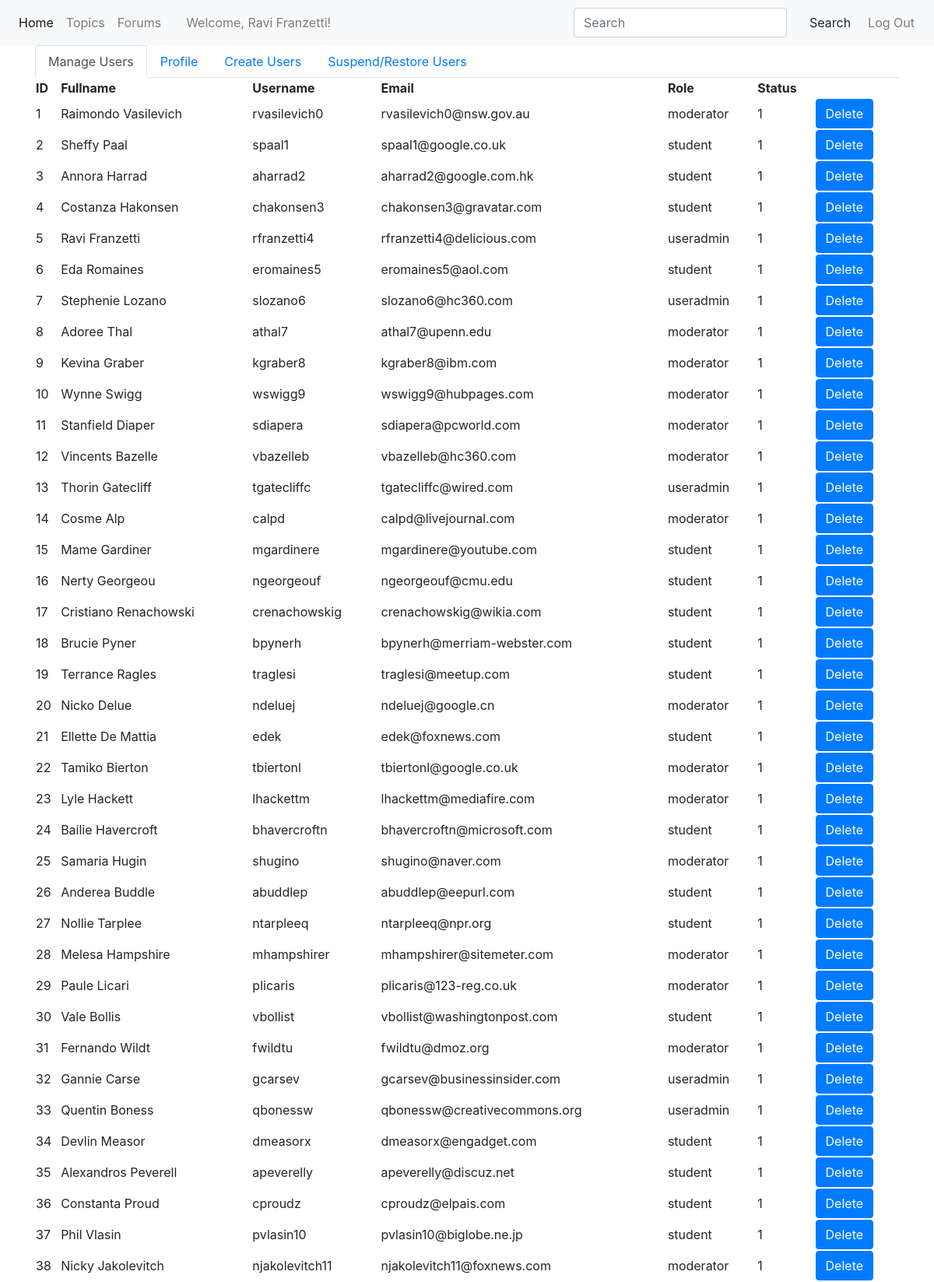
Page /userAdmin.php (signed in, upper part) on the committed database.
### tables this page shows
create table USERS (
	id INT NOT NULL AUTO_INCREMENT,
	fullname VARCHAR(50),
	username VARCHAR(50),
	email VARCHAR(50),
	password VARCHAR(50),
	role VARCHAR(9),
	status BIT(1),
    PRIMARY KEY (id)
);

### userAdmin.php (the view, shortened to what this page needs)
<?php
include_once 'classes/user.class.php';
$user = new User();
$id = $_SESSION['id'];
?>
<!DOCTYPE html>
<html>
<head>
    <link rel="stylesheet" href="./styles.css">
    <link rel="stylesheet" href="https://stackpath.bootstrapcdn.com/bootstrap/4.3.1/css/bootstrap.min.css"
>
</head>
<body>
    <nav class="navbar sticky-top navbar-expand-lg navbar-light bg-light">
        <div class="collapse navbar-collapse" id="navbarToggler">
            <ul class="navbar-nav mr-auto mt-2 mt-lg-0">
                <li class="nav-item active">
                    <a class="nav-link" href="index.php">Home <span class="sr-only">(current)</span></a>
                </li>
                <li class="nav-item">
                    <a class="nav-link" href="#">Topics</a>
                </li>
                <li class="nav-item">
                    <a class="nav-link" href="#">Forums</a>
                </li>
                <li class="nav-item mx-3">
                <a class="nav-link">Welcome, <?php $user->get_fullname($id); ?>!</a>
                </li>
            </ul>
            <ul class="navbar-nav">
                <form class="form-inline my-2 my-lg-0 ml-auto">
                    <input class="form-control" type="search" placeholder="Search" aria-label="Search">
                    <button class="btn btn-outline-white btn-md my-2 my-sm-0 ml-3" type="submit">Search</button>
                </form>
                <li class="nav-item">
                    <a class="nav-link btn btn-outline-light" href="index.php?q=logout">Log Out</a>
                </li>
            </ul>
        </div>
    </nav>
    <div class="container">
        <div class="row">
            <div class="col">
            <nav>
            <div class="nav nav-tabs" id="nav-tab" role="tablist">
                <a class="nav-item nav-link active" id="nav-manage-tab" data-toggle="tab" href="#nav-manage" role="tab" aria-controls="nav-manage" aria-selected="true">Manage Users</a>
                <a class="nav-item nav-link" id="nav-profile-tab" data-toggle="tab" href="#nav-profile" role="tab" aria-controls="nav-profile" aria-selected="false">Profile</a>
                <a class="nav-item nav-link" id="nav-create-tab" data-toggle="tab" href="#nav-create" role="tab" aria-controls="nav-create" aria-selected="false">Create Users</a>
                <a class="nav-item nav-link" id="nav-suspend-tab" data-toggle="tab" href="#nav-suspend" role="tab" aria-controls="nav-suspend" aria-selected="false">Suspend/Restore Users</a>
            </div>
            </nav>
<div class="tab-content" id="nav-tabContent">
  <div class="tab-pane fade show active" id="nav-manage" role="tabpanel" aria-labelledby="nav-manage-tab">
    <table style="width:100%">
        <tr>
            <th>ID</th>
            <th>Fullname</th>
            <th>Username</th>
            <th>Email</th>
            <th>Role</th>
            <th>Status</th>
            <th></th>
        </tr>
        <?php
        include("db_connection.php");
        $sql=("SELECT id, fullname, username, email, role, status from users");
        $result = mysqli_query($conn, $sql);
        if ($result-> num_rows > 0) {
            while ($row = $result-> fetch_assoc()) {
        ?>
        <tr>
        <td><?php echo $row['id'];?></td>
        <td><?php echo $row['fullname'];?></td>
        <td><?php echo $row['username'];?></td>
        <td><?php echo $row['email'];?></td>
        <td><?php echo $row['role'];?></td>
        <td><?php echo $row['status'];?></td>
        <td><a href="delete.php?id=<?php echo $row['id'];?>"><button type="submit" name="deletesubmit"  style="margin-
        left:250px;"  class="btn btn-primary">Delete</button></a></td>
        </tr>
<?php
}
echo "</table>";
}
else {
echo "0 result";
}
?>
  </div>
</div>
            </div>
        </div>
    </div>
</body>
</html>

### classes/user.class.php (shortened to what this page needs)
<?php
class User {
    public function __construct()
    {
        $this->db = new mysqli(DB_SERVER, DB_USERNAME, DB_PASSWORD, DB_DATABASE);
    }
    public function get_fullname($id)
    {
        $sql="SELECT fullname FROM users WHERE id = $id";
        $result = mysqli_query($this->db, $sql);
        $user_data = mysqli_fetch_array($result);
        echo $user_data['fullname'];
    }
}
?>

### styles.css (style rules this page uses)
form { margin-top: 10em; }

### rows in the picture
users: fullname "Ravi Franzetti", id "5", username "rfranzetti4", email "rfranzetti4@delicious.com", role "useradmin", status "1"
users: id "1", fullname "Raimondo Vasilevich", username "rvasilevich0", email "rvasilevich0@nsw.gov.au", role "moderator", status "1"
users: id "2", fullname "Sheffy Paal", username "spaal1", email "spaal1@google.co.uk", role "student", status "1"
users: id "3", fullname "Annora Harrad", username "aharrad2", email "aharrad2@google.com.hk", role "student", status "1"
users: id "4", fullname "Costanza Hakonsen", username "chakonsen3", email "chakonsen3@gravatar.com", role "student", status "1"
users: id "6", fullname "Eda Romaines", username "eromaines5", email "eromaines5@aol.com", role "student", status "1"
users: id "7", fullname "Stephenie Lozano", username "slozano6", email "slozano6@hc360.com", role "useradmin", status "1"
users: id "8", fullname "Adoree Thal", username "athal7", email "athal7@upenn.edu", role "moderator", status "1"
users: id "9", fullname "Kevina Graber", username "kgraber8", email "kgraber8@ibm.com", role "moderator", status "1"
users: id "10", fullname "Wynne Swigg", username "wswigg9", email "wswigg9@hubpages.com", role "moderator", status "1"
users: id "11", fullname "Stanfield Diaper", username "sdiapera", email "sdiapera@pcworld.com", role "moderator", status "1"
users: id "12", fullname "Vincents Bazelle", username "vbazelleb", email "vbazelleb@hc360.com", role "moderator", status "1"
users: id "13", fullname "Thorin Gatecliff", username "tgatecliffc", email "tgatecliffc@wired.com", role "useradmin", status "1"
users: id "14", fullname "Cosme Alp", username "calpd", email "calpd@livejournal.com", role "moderator", status "1"
users: id "15", fullname "Mame Gardiner", username "mgardinere", email "mgardinere@youtube.com", role "student", status "1"
users: id "16", fullname "Nerty Georgeou", username "ngeorgeouf", email "ngeorgeouf@cmu.edu", role "student", status "1"
users: id "17", fullname "Cristiano Renachowski", username "crenachowskig", email "crenachowskig@wikia.com", role "student", status "1"
users: id "18", fullname "Brucie Pyner", username "bpynerh", email "bpynerh@merriam-webster.com", role "student", status "1"
users: id "19", fullname "Terrance Ragles", username "traglesi", email "traglesi@meetup.com", role "student", status "1"
users: id "20", fullname "Nicko Delue", username "ndeluej", email "ndeluej@google.cn", role "moderator", status "1"
users: id "21", fullname "Ellette De Mattia", username "edek", email "edek@foxnews.com", role "student", status "1"
users: id "22", fullname "Tamiko Bierton", username "tbiertonl", email "tbiertonl@google.co.uk", role "moderator", status "1"
users: id "23", fullname "Lyle Hackett", username "lhackettm", email "lhackettm@mediafire.com", role "moderator", status "1"
users: id "24", fullname "Bailie Havercroft", username "bhavercroftn", email "bhavercroftn@microsoft.com", role "student", status "1"
users: id "25", fullname "Samaria Hugin", username "shugino", email "shugino@naver.com", role "moderator", status "1"
users: id "26", fullname "Anderea Buddle", username "abuddlep", email "abuddlep@eepurl.com", role "student", status "1"
users: id "27", fullname "Nollie Tarplee", username "ntarpleeq", email "ntarpleeq@npr.org", role "student", status "1"
users: id "28", fullname "Melesa Hampshire", username "mhampshirer", email "mhampshirer@sitemeter.com", role "moderator", status "1"
users: id "29", fullname "Paule Licari", username "plicaris", email "plicaris@123-reg.co.uk", role "moderator", status "1"
users: id "30", fullname "Vale Bollis", username "vbollist", email "vbollist@washingtonpost.com", role "student", status "1"
users: id "31", fullname "Fernando Wildt", username "fwildtu", email "fwildtu@dmoz.org", role "moderator", status "1"
users: id "32", fullname "Gannie Carse", username "gcarsev", email "gcarsev@businessinsider.com", role "useradmin", status "1"
users: id "33", fullname "Quentin Boness", username "qbonessw", email "qbonessw@creativecommons.org", role "useradmin", status "1"
users: id "34", fullname "Devlin Measor", username "dmeasorx", email "dmeasorx@engadget.com", role "student", status "1"
users: id "35", fullname "Alexandros Peverell", username "apeverelly", email "apeverelly@discuz.net", role "student", status "1"
users: id "36", fullname "Constanta Proud", username "cproudz", email "cproudz@elpais.com", role "student", status "1"
users: id "37", fullname "Phil Vlasin", username "pvlasin10", email "pvlasin10@biglobe.ne.jp", role "student", status "1"
users: id "38", fullname "Nicky Jakolevitch", username "njakolevitch11", email "njakolevitch11@foxnews.com", role "moderator", status "1"
